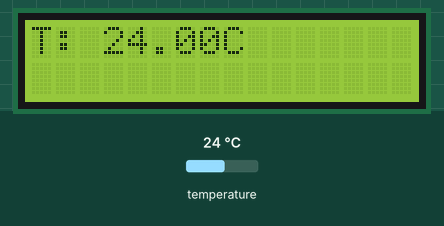
Simulated run of this sketch. Board: Arduino Uno, built with avr-gcc and run on an emulated ATmega328P. Parts: 16×2 character LCD. The inputs (shaded band) are chosen by the test bench; at power-on: temperature 24 °C. What the sketch prints to the serial monitor is not drawn.

Above: at 1.2 s.
1.3 s: temperature set to 12 °C
At 2.8 s:
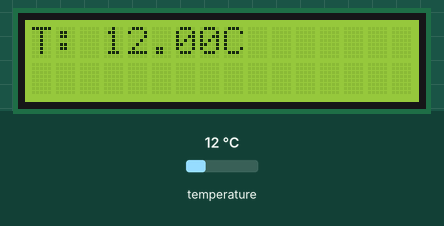
3.1 s: temperature set to 19 °C
At 3.8 s:
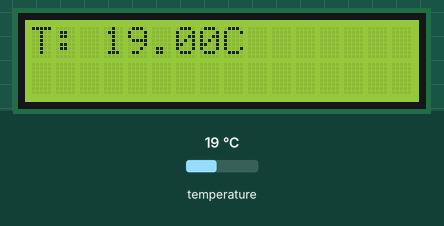
4.6 s: temperature set to 28 °C
At 5.9 s:
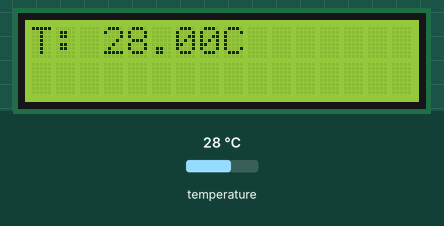
Timing chart, 0 to 7.6 s (numbered marks = the images above; inputs shaded):
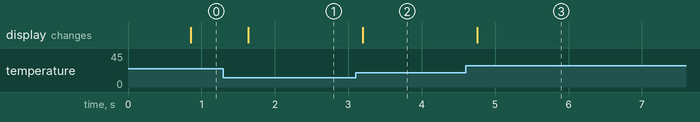

Measured:
- after the input at 1.3 s, the display: changes after 0.34 s (image 1)
- after the input at 3.1 s, the display: changes after 0.10 s (image 2)
- after the input at 4.6 s, the display: changes after 0.15 s (image 3)

The sketch:

temp_LCD_sketch_may04a.ino
```cpp
#include <OneWire.h>
#include <DallasTemperature.h>
#include <LiquidCrystal.h>

// Data wire is plugged into pin 1 on the Arduino
#define ONE_WIRE_BUS 1

// Setup a oneWire instance to communicate with any OneWire devices (not just Maxim/Dallas temperature ICs)
OneWire oneWire(ONE_WIRE_BUS);

// Pass our oneWire reference to Dallas Temperature.
DallasTemperature sensors(&oneWire);

LiquidCrystal lcd(8, 9, 4, 5, 6, 7);        // select the pins used on the LCD panel

void setup(void)
{
  lcd.begin(16, 2);                       // start the library

  // start serial port
  Serial.begin(9600);
  Serial.println("Dallas Temperature IC Control Library Demo");

  // Start up the library
  sensors.begin(); // IC Default 9 bit. If you have troubles consider upping it 12. Ups the delay giving the IC more time to process the temperature measurement
}


void loop(void)
{
  // call sensors.requestTemperatures() to issue a global temperature
  // request to all devices on the bus
  Serial.print("Requesting temperatures...");
  sensors.requestTemperatures(); // Send the command to get temperatures
  Serial.println("DONE");

  Serial.print("Temperature for Device 1 is: ");
  Serial.print(sensors.getTempCByIndex(0)); // Why "byIndex"? You can have more than one IC on the same bus. 0 refers to the first IC on the wire

  lcd.setCursor(0, 0);                   // set the LCD cursor   position
  double data  = sensors.getTempCByIndex(0);
  // print the results to the lcd
  lcd.print("T: ");
  lcd.print(data);
  lcd.print("C   ");
}
```
